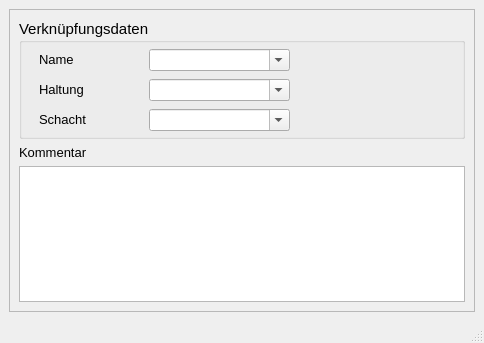
<?xml version="1.0" encoding="UTF-8"?>
<ui version="4.0">
 <class>MainWindow</class>
 <widget class="QMainWindow" name="MainWindow">
  <property name="geometry">
   <rect>
    <x>0</x>
    <y>0</y>
    <width>484</width>
    <height>343</height>
   </rect>
  </property>
  <property name="minimumSize">
   <size>
    <width>310</width>
    <height>310</height>
   </size>
  </property>
  <property name="font">
   <font>
    <family>Tahoma</family>
    <pointsize>10</pointsize>
   </font>
  </property>
  <property name="windowTitle">
   <string>Anbindung Direkteinleiter</string>
  </property>
  <property name="layoutDirection">
   <enum>Qt::LeftToRight</enum>
  </property>
  <widget class="QWidget" name="centralwidget">
   <layout class="QGridLayout" name="gridLayout">
    <item row="0" column="0">
     <widget class="QScrollArea" name="scrollArea">
      <property name="widgetResizable">
       <bool>true</bool>
      </property>
      <widget class="QWidget" name="scrollAreaWidgetContents">
       <property name="geometry">
        <rect>
         <x>0</x>
         <y>0</y>
         <width>460</width>
         <height>293</height>
        </rect>
       </property>
       <layout class="QVBoxLayout" name="verticalLayout">
        <item>
         <widget class="QGroupBox" name="groupBox_3">
          <property name="minimumSize">
           <size>
            <width>0</width>
            <height>120</height>
           </size>
          </property>
          <property name="font">
           <font>
            <family>Tahoma</family>
            <pointsize>11</pointsize>
           </font>
          </property>
          <property name="title">
           <string>Verknüpfungsdaten</string>
          </property>
          <widget class="QComboBox" name="teilgebiet">
           <property name="geometry">
            <rect>
             <x>130</x>
             <y>120</y>
             <width>141</width>
             <height>21</height>
            </rect>
           </property>
           <property name="font">
            <font>
             <family>Tahoma</family>
             <pointsize>10</pointsize>
            </font>
           </property>
           <property name="toolTip">
            <string>Zuordnung zu definiertem Teilgebiet</string>
           </property>
           <property name="statusTip">
            <string>Zuordnung zu definiertem Teilgebiet</string>
           </property>
           <property name="editable">
            <bool>true</bool>
           </property>
          </widget>
          <widget class="QLabel" name="label_14">
           <property name="geometry">
            <rect>
             <x>20</x>
             <y>120</y>
             <width>101</width>
             <height>21</height>
            </rect>
           </property>
           <property name="font">
            <font>
             <family>Tahoma</family>
             <pointsize>10</pointsize>
            </font>
           </property>
           <property name="text">
            <string>Teilgebiet</string>
           </property>
          </widget>
          <widget class="QgsDateTimeEdit" name="createdat">
           <property name="geometry">
            <rect>
             <x>130</x>
             <y>150</y>
             <width>141</width>
             <height>23</height>
            </rect>
           </property>
           <property name="font">
            <font>
             <family>Tahoma</family>
             <pointsize>10</pointsize>
            </font>
           </property>
           <property name="currentSection">
            <enum>QDateTimeEdit::DaySection</enum>
           </property>
           <property name="displayFormat">
            <string>dd.MM.yyyy HH:mm</string>
           </property>
          </widget>
          <widget class="QLabel" name="label_71">
           <property name="geometry">
            <rect>
             <x>20</x>
             <y>150</y>
             <width>101</width>
             <height>21</height>
            </rect>
           </property>
           <property name="font">
            <font>
             <family>Tahoma</family>
             <pointsize>10</pointsize>
            </font>
           </property>
           <property name="text">
            <string>Erstelldatum</string>
           </property>
          </widget>
          <widget class="QComboBox" name="haltnam">
           <property name="geometry">
            <rect>
             <x>130</x>
             <y>60</y>
             <width>141</width>
             <height>22</height>
            </rect>
           </property>
           <property name="font">
            <font>
             <family>Tahoma</family>
             <pointsize>10</pointsize>
            </font>
           </property>
           <property name="toolTip">
            <string>&lt;html&gt;&lt;head/&gt;&lt;body&gt;&lt;p&gt;(Name der) anbindende(n) Haltung&lt;/p&gt;&lt;/body&gt;&lt;/html&gt;</string>
           </property>
           <property name="statusTip">
            <string>(Name der) anbindende(n) Haltung</string>
           </property>
           <property name="editable">
            <bool>true</bool>
           </property>
          </widget>
          <widget class="QLabel" name="label_21">
           <property name="geometry">
            <rect>
             <x>20</x>
             <y>60</y>
             <width>101</width>
             <height>21</height>
            </rect>
           </property>
           <property name="font">
            <font>
             <family>Tahoma</family>
             <pointsize>10</pointsize>
            </font>
           </property>
           <property name="text">
            <string>Haltung</string>
           </property>
           <property name="alignment">
            <set>Qt::AlignLeading|Qt::AlignLeft|Qt::AlignVCenter</set>
           </property>
          </widget>
          <widget class="QLabel" name="label_4">
           <property name="geometry">
            <rect>
             <x>20</x>
             <y>30</y>
             <width>101</width>
             <height>21</height>
            </rect>
           </property>
           <property name="font">
            <font>
             <family>Tahoma</family>
             <pointsize>10</pointsize>
            </font>
           </property>
           <property name="text">
            <string>Name</string>
           </property>
           <property name="alignment">
            <set>Qt::AlignLeading|Qt::AlignLeft|Qt::AlignVCenter</set>
           </property>
          </widget>
          <widget class="QComboBox" name="elnam">
           <property name="geometry">
            <rect>
             <x>130</x>
             <y>30</y>
             <width>141</width>
             <height>22</height>
            </rect>
           </property>
           <property name="font">
            <font>
             <family>Tahoma</family>
             <pointsize>10</pointsize>
            </font>
           </property>
           <property name="toolTip">
            <string>&lt;html&gt;&lt;head/&gt;&lt;body&gt;&lt;p&gt;Name des angebundenen Direkteinleiters&lt;/p&gt;&lt;/body&gt;&lt;/html&gt;</string>
           </property>
           <property name="statusTip">
            <string>Name des angebundenen Direkteinleiters</string>
           </property>
           <property name="editable">
            <bool>true</bool>
           </property>
          </widget>
          <widget class="QLabel" name="label_72">
           <property name="geometry">
            <rect>
             <x>20</x>
             <y>90</y>
             <width>101</width>
             <height>21</height>
            </rect>
           </property>
           <property name="font">
            <font>
             <family>Tahoma</family>
             <pointsize>10</pointsize>
            </font>
           </property>
           <property name="text">
            <string>Schacht</string>
           </property>
          </widget>
          <widget class="QComboBox" name="schnam">
           <property name="geometry">
            <rect>
             <x>130</x>
             <y>90</y>
             <width>141</width>
             <height>22</height>
            </rect>
           </property>
           <property name="toolTip">
            <string>&lt;html&gt;&lt;head/&gt;&lt;body&gt;&lt;p&gt;anbindender Schacht&lt;/p&gt;&lt;/body&gt;&lt;/html&gt;</string>
           </property>
           <property name="statusTip">
            <string>anbindender Schacht</string>
           </property>
           <property name="editable">
            <bool>true</bool>
           </property>
          </widget>
         </widget>
        </item>
        <item>
         <widget class="QLabel" name="label_15">
          <property name="text">
           <string>Kommentar</string>
          </property>
         </widget>
        </item>
        <item>
         <widget class="QTextEdit" name="kommentar">
          <property name="minimumSize">
           <size>
            <width>0</width>
            <height>0</height>
           </size>
          </property>
          <property name="toolTip">
           <string>&lt;html&gt;&lt;head/&gt;&lt;body&gt;&lt;p&gt;Platz für zusätzliche Kommentare&lt;/p&gt;&lt;/body&gt;&lt;/html&gt;</string>
          </property>
          <property name="statusTip">
           <string>Platz für zusätzliche Kommentare</string>
          </property>
         </widget>
        </item>
       </layout>
      </widget>
     </widget>
    </item>
   </layout>
  </widget>
  <widget class="QStatusBar" name="statusbar"/>
 </widget>
 <customwidgets>
  <customwidget>
   <class>QgsDateTimeEdit</class>
   <extends>QDateTimeEdit</extends>
   <header>qgsdatetimeedit.h</header>
  </customwidget>
 </customwidgets>
 <resources/>
 <connections/>
</ui>
